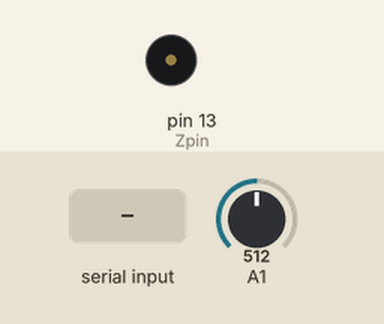
The sketch below on a simulated Arduino Uno, built with avr-gcc and run on an emulated ATmega328P. Parts: buzzer (waves = sounding). The inputs (shaded band) are chosen by the test bench; at power-on: A1 = 512.

Above: at 1.2 s.
1.3 s: A1 set to 496
At 2.5 s:
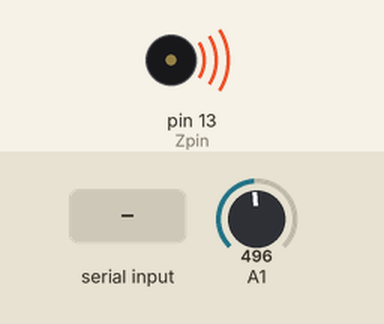
2.8 s: "0" received over Serial
4.8 s: A1 set to 511
7.3 s: A1 set to 490
At 8.5 s:
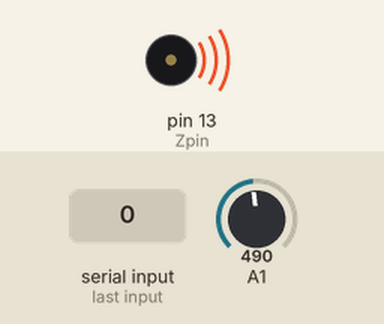
Timing chart, 0 to 9.8 s (numbered marks = the images above; inputs shaded):
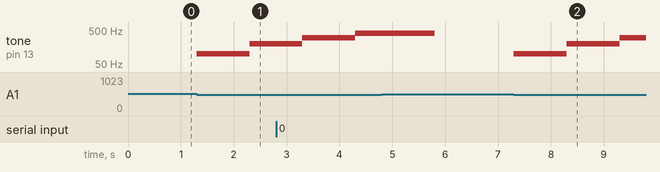

The sketch:

Main.ino
```cpp
volatile int state = LOW;   //Чтобы зуммер не пищал постоянно при включении ардуино
int val;
int lvl1 = analogRead(A1); //Указываем аналоговый пин к которому подключен микрофон
int Zpin = 13;    //Указываем пин к которому подключена пищалка  (зуммер)
int porog = 510;    //Указываем минимальный порог при котором будет включатся зуммер
int b;
int k1=millis();
int k2=millis();
int len=100;
int i=0;

void setup()  //Процедура setup
{
  Serial.begin(9600);
  pinMode(Zpin,OUTPUT);

}


void vkl()  //Процедура включения зуммера
  {
    tone(Zpin,500,300);
  }


void vykl() //Процедура выключения зуммера
  {
    noTone(Zpin);
  }

void vkl2() //Процедура выключения зуммера
  {
    if (k1-k2<500)
      if (len<1500)
        len = len + 100;
      else
        len=len;
    else
      len=100;
   tone(Zpin,len,1500);
   delay(1000);
   k2=millis();
  }


void loop()
  {
    lvl1 = analogRead(A1);  //Считываем сигнал
    k1=millis();
    if (lvl1<porog) //Включаем зиммер, если сигнал полученный с микрофона ниже допустимого
        vkl2();

    if (Serial.available())
      {
        val = Serial.read();
        //переменная val принимается из консоли, например на телефоне через bluetooth
        // При символе отлисном от 0  включаем звук на частоте val
        // При символе "0" выключаем светодиод
        if ( val == '0')
            vykl();
        if ( val == '1')
            vkl();
       }
    //Продолжение работы зуммера до ввода "0"
    if (val=='1')
      {
        vkl();
      }
   }
```

Measured:
- the behaviour switches between 510 and 509 on A1 (found by bisection; images 0 and 1)
- after the input at 1.3 s, tone on pin 13 (Zpin): silent → 100 Hz at once, → 200 Hz 1.0 s later
- after the input at 7.3 s, tone on pin 13 (Zpin): silent → 100 Hz at once, → 200 Hz 1.0 s later, → 300 Hz 1.0 s later
